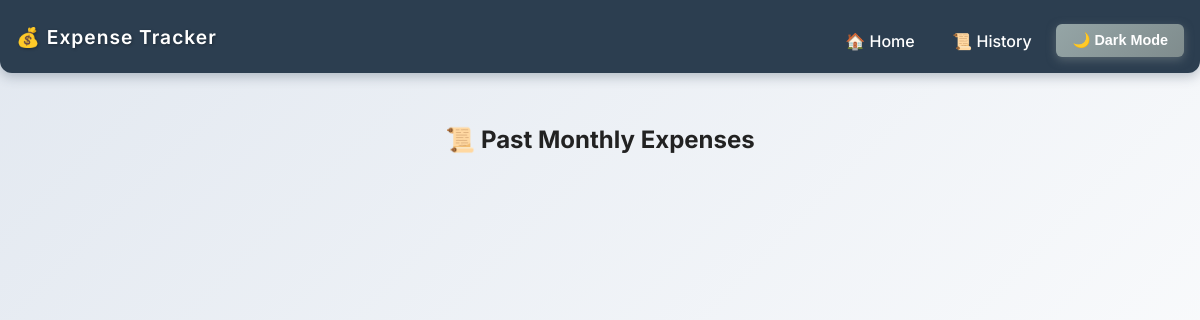
Before: /history with the older database file.
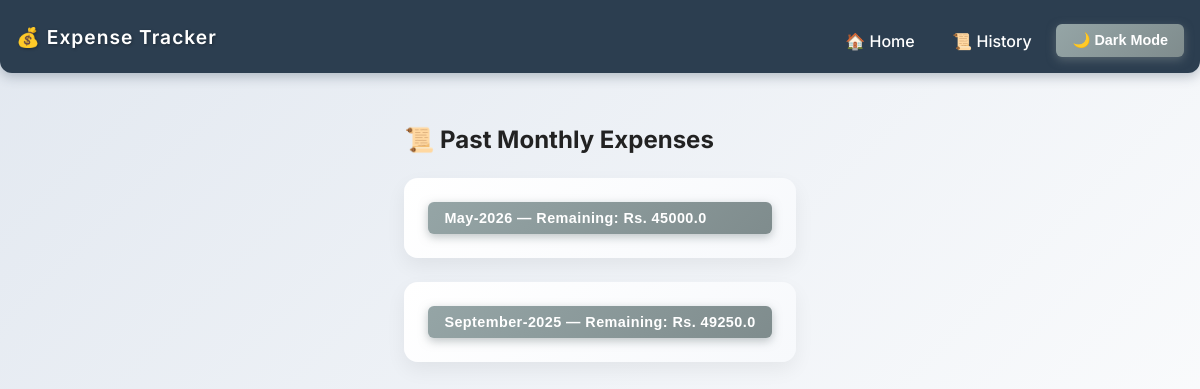
After: the same page with the newer database file.
### app.py (models this page shows)
class ExpenseHistory(db.Model):
    __tablename__ = 'ExpenseHistory'
    id = db.Column(db.Integer, primary_key=True)
    month = db.Column(db.String(40), nullable=False, unique=True)
    data = db.Column(db.Text, nullable=False)
    total = db.Column(db.Float, nullable=False)
    budget = db.Column(db.Float, nullable=False)
    mode = db.Column(db.String(10), nullable=False)

### app.py (the view)
@app.route('/history')
def history():
    records = ExpenseHistory.query.order_by(ExpenseHistory.id.desc()).all()
    history_data = {}
    for r in records:
        history_data[r.month] = {
            "budget": r.budget,
            "total": r.total,
            "expenses": json.loads(r.data),
            "mode": r.mode
        }
    return render_template('history.html', history=history_data)

### templates/history.html (shortened to what this page needs)
{% extends 'base.html' %}
{% block content %}
<h2 style="margin-bottom: 1.5rem;">📜 Past Monthly Expenses</h2>
<div class="month-list">
  {% for month, records in history.items() %}
    {% set safe_id = month|replace(' ', '')|replace('-', '')|replace('.', '') %}
    <div class="card">
      <button class="btn btn-secondary no-underline full-width" type="button" onclick="toggleDetails('{{ safe_id }}')">
        <strong>{{ month }}</strong> — Remaining: Rs. {{ records.budget - records.total }}
      </button>
    </div>
  {% endfor %}
</div>
{% endblock %}

### templates/base.html (shortened to what this page needs)
<!DOCTYPE html>
<html lang="en">
<head>
  <link rel="stylesheet" href="{{ url_for('static', filename='style.css') }}" />
</head>
<body>
  <nav>
    <div class="nav-left">💰 Expense Tracker</div>
    <div class="nav-right">
      <a href="{{ url_for('index') }}">🏠 Home</a>
      <a href="{{ url_for('history') }}">📜 History</a>
      <button id="dark-mode-toggle" class="btn btn-secondary" type="button" aria-pressed="false" aria-label="Toggle dark mode">🌙 Dark Mode</button>
    </div>
  </nav>
  <main class="container" role="main">
    {% block content %}{% endblock %}
  </main>
</body>
</html>

### static/style.css (style rules this page uses)
body { font-family: 'Inter', 'Segoe UI', Tahoma, Geneva, Verdana, sans-serif; margin: 0; background: linear-gradient(135deg, #e2e8f0 0%, #ffffff 100%); color: #222; transition: background-color 0.4s ease, color 0.4s ease; -webkit-font-smoothing: antialiased; -moz-osx-font-smoothing: grayscale; }
.no-underline { text-decoration: none !important; }
.container { max-width: 960px; margin: 2.5rem auto 4rem; padding: 0 1.25rem 3rem; }
nav { background: #34495e; color: white; padding: 1rem 2rem; display: flex; justify-content: space-between; align-items: center; box-shadow: 0 4px 12px rgba(52, 73, 94, 0.3); border-radius: 0 0 12px 12px; position: sticky; top: 0; z-index: 100; }
nav .nav-left { font-size: 1.4rem; font-weight: 700; letter-spacing: 1px; text-shadow: 1px 1px 3px rgba(0,0,0,0.3); }
nav .nav-right { display: flex; gap: 1.25rem; }
nav .nav-right a { color: #ecf0f1; text-decoration: none; font-weight: 600; padding: 0.4rem 0.8rem; border-radius: 8px; transition: background-color 0.3s ease, color 0.3s ease; }
.btn { padding: 0.55rem 1.25rem; border: none; border-radius: 8px; font-size: 1rem; font-weight: 700; cursor: pointer; transition: background-color 0.3s ease, color 0.3s ease, box-shadow 0.3s ease, transform 0.1s ease; display: inline-block; text-decoration: none; user-select: none; box-shadow: 0 3px 6px rgba(0,0,0,0.12); }
.btn-secondary { background: linear-gradient(135deg, #95a5a6, #7f8c8d); color: #fff; box-shadow: 0 3px 10px #7f8c8d80; }
.month-list { display: flex; flex-direction: column; gap: 1.5rem; }
.card { border: none; padding: 1.5rem; background: linear-gradient(135deg, #ffffff, #f7f9fc); box-shadow: 0 8px 20px rgb(0 0 0 / 0.06); border-radius: 14px; transition: box-shadow 0.4s ease, transform 0.15s ease; }
.btn.full-width { width: 100%; text-align: left; font-weight: 600; letter-spacing: 0.03em; }

### templates/base.html (style rules this page uses)
body { font-family: 'Inter', sans-serif; margin: 0; background-color: #f9f9f9; color: #222; transition: background-color 0.3s, color 0.3s; min-height: 100vh; display: flex; flex-direction: column; }
.container { max-width: 900px; margin: 2rem auto; padding: 0 1rem 3rem; flex: 1 0 auto; }
nav { background-color: #2c3e50; color: white; padding: 1rem; display: flex; justify-content: space-between; align-items: center; flex-wrap: wrap; }
nav .nav-left { font-size: 1.2rem; font-weight: 600; }
nav .nav-right { display: flex; flex-wrap: wrap; gap: 0.75rem; align-items: center; margin-top: 0.5rem; }
nav .nav-right a { color: white; text-decoration: none; font-weight: 500; }
.btn { padding: 0.5rem 1rem; border: none; border-radius: 6px; font-size: 0.9rem; font-weight: 600; cursor: pointer; transition: background-color 0.3s ease, transform 0.1s ease; text-decoration: none; }
.btn-secondary { background-color: #7f8c8d; color: #fff; }

Changed rows visible on the page:
added ExpenseHistory: month "May-2026", records.budget-records.total "45000.0"
added ExpenseHistory: month "September-2025", records.budget-records.total "49250.0"
